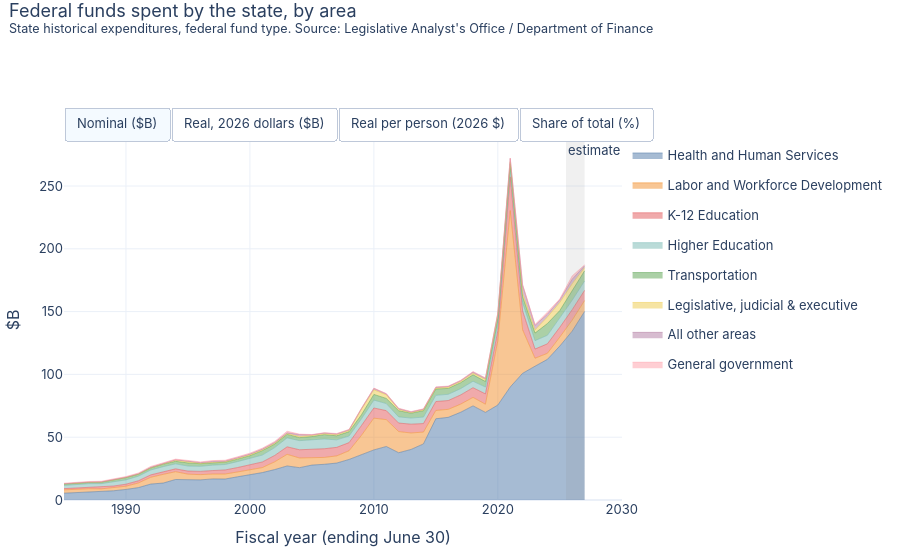
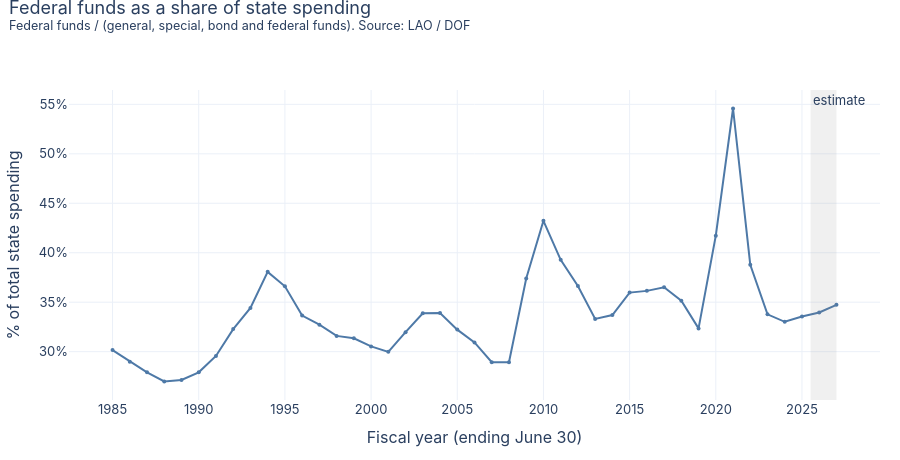
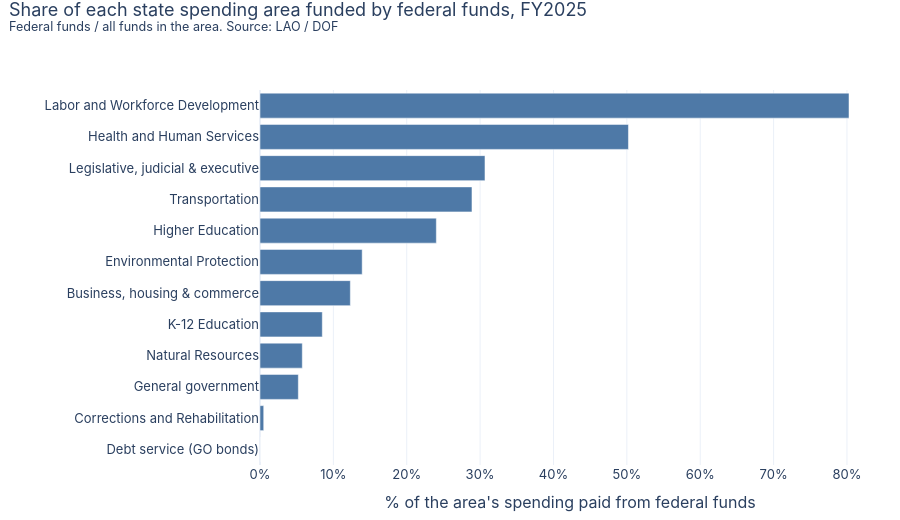

The notebook cell saved with these charts, in order:
### Markdown cell above
## Federal funds in the state budget
Federal money the state spends, by area (all years from the state's historical expenditure data). The estimate shading marks budget proposals.

### Code cell
e = pd.read_csv(PROCESSED / "state_expenditures.csv")
f = e[e.fund == "Federal Funds"].groupby(["fy", "area"], as_index=False).amount_k.sum()
top = f.groupby("area").amount_k.sum().sort_values(ascending=False)
keep = list(top.head(7).index)
f["area"] = f.area.where(f.area.isin(keep), "All other areas")
stacked_area_toggle(add_views(f.groupby(["fy", "area"], as_index=False).amount_k.sum()), "area", "Federal funds spent by the state, by area",
                    "State historical expenditures, federal fund type. Source: Legislative Analyst's Office / Department of Finance").show()
tot = e.groupby(["fy", "fund"]).amount_k.sum().unstack()
share = (tot["Federal Funds"] / tot.sum(axis=1) * 100)
fig = go.Figure(go.Scatter(x=share.index, y=share, mode="lines+markers", line=dict(color=PALETTE[0]), marker=dict(size=4), hovertemplate="%{y:.1f}%"))
fig.update_layout(yaxis_title="% of total state spending", yaxis_ticksuffix="%", xaxis_title="Fiscal year (ending June 30)", showlegend=False)
base_layout(fig, "Federal funds as a share of state spending", "Federal funds / (general, special, bond and federal funds). Source: LAO / DOF", height=460)
fig.add_vrect(x0=LAST_ACTUAL_FY + 0.5, x1=share.index.max(), fillcolor="grey", opacity=0.12, line_width=0, annotation_text="estimate", annotation_position="top left")
fig.show()
y = e[e.fy == LAST_ACTUAL_FY].pivot_table(index="area", columns="fund", values="amount_k", aggfunc="sum").fillna(0)
sh = (y["Federal Funds"] / y.sum(axis=1) * 100).sort_values()
fig = go.Figure(go.Bar(y=sh.index, x=sh, orientation="h", marker_color=PALETTE[0], hovertemplate="%{y}: %{x:.0f}%<extra></extra>"))
fig.update_layout(xaxis_title="% of the area's spending paid from federal funds", xaxis_ticksuffix="%", showlegend=False, hovermode="closest")
base_layout(fig, f"Share of each state spending area funded by federal funds, FY{LAST_ACTUAL_FY}", "Federal funds / all funds in the area. Source: LAO / DOF", height=520)
fig.update_layout(margin=dict(l=260, r=20, t=90, b=50))
fig.show()

### Figure 1 — Plotly figure (JSON) as saved in the notebook; plotly's stock layout.template omitted (floating-point values rounded to 4 significant figures)
{"data": [{"hovertemplate": "%{y:,.1f}", "legendgroup": "Health and Human Services", "line": {"color": "#4e79a7", "width": 0.5}, "mode": "lines", "name": "Health and Human Services", "showlegend": true, "stackgroup": "one", "type": "scatter", "visible": true, "x": [1985, 1986, 1987, 1988, 1989, 1990, 1991, 1992, 1993, 1994, 1995, 1996, 1997, 1998, 1999, 2000, 2001, 2002, 2003, 2004, 2005, 2006, 2007, 2008, 2009, 2010, 2011, 2012, 2013, 2014, 2015, 2016, 2017, 2018, 2019, 2020, 2021, 2022, 2023, 2024, 2025, 2026, 2027], "y": [5.411, 5.786, 6.297, 6.522, 7.337, 8.416, 9.855, 12.7, 13.48, 16.33, 16.08, 16.01, 16.77, 16.7, 18.46, 20.21, 21.82, 24.23, 27.12, 25.75, 27.79, 28.42, 29.41, 32.3, 36.15, 39.88, 42.61, 37.63, 40.24, 44.67, 64.68, 65.82, 69.84, 74.93, 69.77, 75.6, 89.95, 100.9, 106.5, 112.0, 122.6, 134.4, 150.1]}, {"hovertemplate": "%{y:,.1f}", "legendgroup": "Labor and Workforce Development", "line": {"color": "#f28e2b", "width": 0.5}, "mode": "lines", "name": "Labor and Workforce Development", "showlegend": true, "stackgroup": "one", "type": "scatter", "visible": true, "x": [1985, 1986, 1987, 1988, 1989, 1990, 1991, 1992, 1993, 1994, 1995, 1996, 1997, 1998, 1999, 2000, 2001, 2002, 2003, 2004, 2005, 2006, 2007, 2008, 2009, 2010, 2011, 2012, 2013, 2014, 2015, 2016, 2017, 2018, 2019, 2020, 2021, 2022, 2023, 2024, 2025, 2026, 2027], "y": [2.659, 2.745, 2.687, 2.328, 2.328, 2.551, 3.708, 5.408, 6.911, 6.194, 4.495, 4.18, 3.904, 3.976, 3.856, 3.827, 3.984, 6.205, 9.238, 7.721, 5.823, 5.493, 5.691, 6.941, 15.34, 25.29, 21.39, 16.85, 13.12, 9.414, 6.617, 6.372, 6.466, 6.762, 6.509, 51.16, 140.5, 34.63, 6.36, 4.814, 7.141, 8.779, 8.748]}, {"hovertemplate": "%{y:,.1f}", "legendgroup": "K-12 Education", "line": {"color": "#e15759", "width": 0.5}, "mode": "lines", "name": "K-12 Education", "showlegend": true, "stackgroup": "one", "type": "scatter", "visible": true, "x": [1985, 1986, 1987, 1988, 1989, 1990, 1991, 1992, 1993, 1994, 1995, 1996, 1997, 1998, 1999, 2000, 2001, 2002, 2003, 2004, 2005, 2006, 2007, 2008, 2009, 2010, 2011, 2012, 2013, 2014, 2015, 2016, 2017, 2018, 2019, 2020, 2021, 2022, 2023, 2024, 2025, 2026, 2027], "y": [0.9915, 1.059, 1.146, 1.261, 1.469, 1.616, 1.749, 1.922, 2.101, 2.28, 2.449, 2.591, 2.761, 3.256, 3.511, 4.132, 4.476, 5.046, 5.986, 6.516, 6.801, 6.906, 6.802, 6.459, 7.807, 8.108, 7.178, 6.785, 7.004, 6.768, 7.099, 6.998, 7.343, 7.721, 8.232, 7.925, 26.86, 15.04, 7.314, 7.53, 7.794, 8.284, 8.069]}, {"hovertemplate": "%{y:,.1f}", "legendgroup": "Higher Education", "line": {"color": "#76b7b2", "width": 0.5}, "mode": "lines", "name": "Higher Education", "showlegend": true, "stackgroup": "one", "type": "scatter", "visible": true, "x": [1985, 1986, 1987, 1988, 1989, 1990, 1991, 1992, 1993, 1994, 1995, 1996, 1997, 1998, 1999, 2000, 2001, 2002, 2003, 2004, 2005, 2006, 2007, 2008, 2009, 2010, 2011, 2012, 2013, 2014, 2015, 2016, 2017, 2018, 2019, 2020, 2021, 2022, 2023, 2024, 2025, 2026, 2027], "y": [2.52, 2.722, 2.86, 2.916, 3.25, 3.421, 3.632, 3.864, 4.035, 3.965, 4.0, 4.024, 4.317, 4.31, 4.711, 5.016, 5.467, 6.251, 7.106, 7.269, 7.476, 7.77, 5.979, 5.263, 5.313, 6.237, 5.585, 4.908, 4.868, 5.16, 4.907, 4.963, 5.001, 5.134, 5.406, 5.811, 6.502, 6.585, 6.701, 6.814, 7.502, 7.53, 7.466]}, {"hovertemplate": "%{y:,.1f}", "legendgroup": "Transportation", "line": {"color": "#59a14f", "width": 0.5}, "mode": "lines", "name": "Transportation", "showlegend": true, "stackgroup": "one", "type": "scatter", "visible": true, "x": [1985, 1986, 1987, 1988, 1989, 1990, 1991, 1992, 1993, 1994, 1995, 1996, 1997, 1998, 1999, 2000, 2001, 2002, 2003, 2004, 2005, 2006, 2007, 2008, 2009, 2010, 2011, 2012, 2013, 2014, 2015, 2016, 2017, 2018, 2019, 2020, 2021, 2022, 2023, 2024, 2025, 2026, 2027], "y": [1.166, 1.177, 1.015, 1.157, 1.475, 1.782, 1.543, 1.571, 1.985, 2.024, 2.452, 2.099, 1.808, 1.831, 1.968, 2.1, 3.517, 2.796, 2.801, 2.398, 2.61, 3.415, 3.236, 3.376, 3.268, 4.526, 4.099, 4.873, 3.886, 5.082, 5.085, 4.671, 4.716, 5.093, 4.433, 4.365, 3.99, 4.805, 6.01, 9.334, 5.831, 7.856, 8.088]}, {"hovertemplate": "%{y:,.1f}", "legendgroup": "Legislative, judicial & executive", "line": {"color": "#edc948", "width": 0.5}, "mode": "lines", "name": "Legislative, judicial & executive", "showlegend": true, "stackgroup": "one", "type": "scatter", "visible": true, "x": [1985, 1986, 1987, 1988, 1989, 1990, 1991, 1992, 1993, 1994, 1995, 1996, 1997, 1998, 1999, 2000, 2001, 2002, 2003, 2004, 2005, 2006, 2007, 2008, 2009, 2010, 2011, 2012, 2013, 2014, 2015, 2016, 2017, 2018, 2019, 2020, 2021, 2022, 2023, 2024, 2025, 2026, 2027], "y": [0.06333, 0.06003, 0.03929, 0.0432, 0.03962, 0.1355, 0.1157, 0.203, 0.1585, 0.8063, 1.022, 0.3719, 0.392, 0.3562, 0.5789, 0.66, 0.596, 0.629, 0.6437, 0.9857, 0.8465, 0.8352, 0.8475, 1.002, 4.464, 3.685, 2.875, 1.027, 0.4197, 0.6927, 0.7068, 0.9049, 0.9874, 1.242, 1.642, 2.927, 1.507, 2.451, 2.512, 5.25, 6.442, 5.23, 2.545]}, {"hovertemplate": "%{y:,.1f}", "legendgroup": "All other areas", "line": {"color": "#b07aa1", "width": 0.5}, "mode": "lines", "name": "All other areas", "showlegend": true, "stackgroup": "one", "type": "scatter", "visible": true, "x": [1985, 1986, 1987, 1988, 1989, 1990, 1991, 1992, 1993, 1994, 1995, 1996, 1997, 1998, 1999, 2000, 2001, 2002, 2003, 2004, 2005, 2006, 2007, 2008, 2009, 2010, 2011, 2012, 2013, 2014, 2015, 2016, 2017, 2018, 2019, 2020, 2021, 2022, 2023, 2024, 2025, 2026, 2027], "y": [0.0986, 0.09767, 0.1696, 0.1697, 0.1221, 0.1509, 0.2306, 0.3369, 0.3175, 0.338, 0.3917, 0.4259, 0.7582, 0.5789, 0.5847, 0.5933, 0.6524, 0.6539, 0.5663, 1.481, 0.5378, 0.5145, 0.6289, 0.5621, 0.5124, 1.086, 0.7549, 0.5947, 0.5627, 0.503, 0.6554, 0.6459, 0.6384, 0.9671, 0.8399, 0.8253, 2.592, 6.563, 3.6, 2.222, 2.023, 3.665, 1.49]}, {"hovertemplate": "%{y:,.1f}", "legendgroup": "General government", "line": {"color": "#ff9da7", "width": 0.5}, "mode": "lines", "name": "General government", "showlegend": true, "stackgroup": "one", "type": "scatter", "visible": true, "x": [1985, 1986, 1987, 1988, 1989, 1990, 1991, 1992, 1993, 1994, 1995, 1996, 1997, 1998, 1999, 2000, 2001, 2002, 2003, 2004, 2005, 2006, 2007, 2008, 2009, 2010, 2011, 2012, 2013, 2014, 2015, 2016, 2017, 2018, 2019, 2020, 2021, 2022, 2023, 2024, 2025, 2026, 2027], "y": [0.462, 0.6326, 0.5315, 0.5533, 0.6053, 0.5861, 0.6491, 0.72, 0.5933, 0.6188, 0.6071, 0.6338, 0.6726, 0.6371, 0.703, 0.7665, 0.7572, 0.8122, 1.275, 0.3032, 0.2328, 0.2155, 0.3441, 0.313, 0.237, 0.2794, 0.2768, 0.3891, 0.3297, 0.2939, 0.3003, 0.3184, 0.3056, 0.3866, 0.3759, 0.3866, 0.3622, 0.6121, 0.7333, 1.536, 0.7899, 2.63, 0.698]}, {"hovertemplate": "%{y:,.1f}", "legendgroup": "Health and Human Services", "line": {"color": "#4e79a7", "width": 0.5}, "mode": "lines", "name": "Health and Human Services", "showlegend": false, "stackgroup": "one", "type": "scatter", "visible": false, "x": [1985, 1986, 1987, 1988, 1989, 1990, 1991, 1992, 1993, 1994, 1995, 1996, 1997, 1998, 1999, 2000, 2001, 2002, 2003, 2004, 2005, 2006, 2007, 2008, 2009, 2010, 2011, 2012, 2013, 2014, 2015, 2016, 2017, 2018, 2019, 2020, 2021, 2022, 2023, 2024, 2025, 2026, 2027], "y": [16.76, 17.41, 18.54, 18.45, 19.84, 21.72, 24.11, 30.11, 31.0, 36.58, 35.03, 33.96, 34.58, 33.83, 36.76, 39.11, 40.84, 44.55, 48.79, 45.33, 47.5, 46.81, 47.2, 49.99, 55.18, 60.28, 63.15, 54.19, 56.98, 62.28, 89.54, 90.51, 94.29, 98.94, 90.26, 96.28, 112.0, 117.2, 116.5, 118.5, 126.4, 134.4, 150.1]}, {"hovertemplate": "%{y:,.1f}", "legendgroup": "Labor and Workforce Development", "line": {"color": "#f28e2b", "width": 0.5}, "mode": "lines", "name": "Labor and Workforce Development", "showlegend": false, "stackgroup": "one", "type": "scatter", "visible": false, "x": [1985, 1986, 1987, 1988, 1989, 1990, 1991, 1992, 1993, 1994, 1995, 1996, 1997, 1998, 1999, 2000, 2001, 2002, 2003, 2004, 2005, 2006, 2007, 2008, 2009, 2010, 2011, 2012, 2013, 2014, 2015, 2016, 2017, 2018, 2019, 2020, 2021, 2022, 2023, 2024, 2025, 2026, 2027], "y": [8.234, 8.262, 7.912, 6.584, 6.297, 6.585, 9.074, 12.82, 15.89, 13.88, 9.791, 8.864, 8.051, 8.054, 7.679, 7.406, 7.457, 11.41, 16.62, 13.59, 9.953, 9.046, 9.135, 10.74, 23.42, 38.22, 31.7, 24.26, 18.57, 13.13, 9.161, 8.764, 8.73, 8.93, 8.42, 65.15, 175.0, 40.23, 6.954, 5.095, 7.363, 8.779, 8.748]}, {"hovertemplate": "%{y:,.1f}", "legendgroup": "K-12 Education", "line": {"color": "#e15759", "width": 0.5}, "mode": "lines", "name": "K-12 Education", "showlegend": false, "stackgroup": "one", "type": "scatter", "visible": false, "x": [1985, 1986, 1987, 1988, 1989, 1990, 1991, 1992, 1993, 1994, 1995, 1996, 1997, 1998, 1999, 2000, 2001, 2002, 2003, 2004, 2005, 2006, 2007, 2008, 2009, 2010, 2011, 2012, 2013, 2014, 2015, 2016, 2017, 2018, 2019, 2020, 2021, 2022, 2023, 2024, 2025, 2026, 2027], "y": [3.071, 3.187, 3.375, 3.566, 3.972, 4.17, 4.279, 4.556, 4.831, 5.108, 5.335, 5.494, 5.692, 6.595, 6.99, 7.997, 8.377, 9.279, 10.77, 11.47, 11.62, 11.37, 10.92, 9.997, 11.92, 12.26, 10.64, 9.77, 9.918, 9.437, 9.828, 9.625, 9.914, 10.2, 10.65, 10.09, 33.45, 17.47, 7.997, 7.97, 8.037, 8.284, 8.069]}, {"hovertemplate": "%{y:,.1f}", "legendgroup": "Higher Education", "line": {"color": "#76b7b2", "width": 0.5}, "mode": "lines", "name": "Higher Education", "showlegend": false, "stackgroup": "one", "type": "scatter", "visible": false, "x": [1985, 1986, 1987, 1988, 1989, 1990, 1991, 1992, 1993, 1994, 1995, 1996, 1997, 1998, 1999, 2000, 2001, 2002, 2003, 2004, 2005, 2006, 2007, 2008, 2009, 2010, 2011, 2012, 2013, 2014, 2015, 2016, 2017, 2018, 2019, 2020, 2021, 2022, 2023, 2024, 2025, 2026, 2027], "y": [7.804, 8.193, 8.422, 8.248, 8.789, 8.83, 8.887, 9.161, 9.279, 8.883, 8.714, 8.533, 8.901, 8.73, 9.38, 9.707, 10.23, 11.5, 12.79, 12.8, 12.78, 12.8, 9.598, 8.146, 8.109, 9.428, 8.277, 7.067, 6.894, 7.195, 6.793, 6.825, 6.753, 6.78, 6.993, 7.4, 8.095, 7.651, 7.327, 7.211, 7.736, 7.53, 7.466]}, {"hovertemplate": "%{y:,.1f}", "legendgroup": "Transportation", "line": {"color": "#59a14f", "width": 0.5}, "mode": "lines", "name": "Transportation", "showlegend": false, "stackgroup": "one", "type": "scatter", "visible": false, "x": [1985, 1986, 1987, 1988, 1989, 1990, 1991, 1992, 1993, 1994, 1995, 1996, 1997, 1998, 1999, 2000, 2001, 2002, 2003, 2004, 2005, 2006, 2007, 2008, 2009, 2010, 2011, 2012, 2013, 2014, 2015, 2016, 2017, 2018, 2019, 2020, 2021, 2022, 2023, 2024, 2025, 2026, 2027], "y": [3.611, 3.542, 2.989, 3.271, 3.989, 4.598, 3.775, 3.725, 4.563, 4.534, 5.342, 4.45, 3.728, 3.708, 3.918, 4.065, 6.581, 5.143, 5.04, 4.222, 4.461, 5.624, 5.194, 5.226, 4.988, 6.841, 6.075, 7.017, 5.503, 7.086, 7.04, 6.423, 6.367, 6.725, 5.735, 5.559, 4.967, 5.582, 6.572, 9.879, 6.013, 7.856, 8.088]}, {"hovertemplate": "%{y:,.1f}", "legendgroup": "Legislative, judicial & executive", "line": {"color": "#edc948", "width": 0.5}, "mode": "lines", "name": "Legislative, judicial & executive", "showlegend": false, "stackgroup": "one", "type": "scatter", "visible": false, "x": [1985, 1986, 1987, 1988, 1989, 1990, 1991, 1992, 1993, 1994, 1995, 1996, 1997, 1998, 1999, 2000, 2001, 2002, 2003, 2004, 2005, 2006, 2007, 2008, 2009, 2010, 2011, 2012, 2013, 2014, 2015, 2016, 2017, 2018, 2019, 2020, 2021, 2022, 2023, 2024, 2025, 2026, 2027], "y": [0.1961, 0.1806, 0.1157, 0.1222, 0.1072, 0.3498, 0.283, 0.4813, 0.3645, 1.806, 2.227, 0.7886, 0.8083, 0.7216, 1.153, 1.277, 1.115, 1.157, 1.158, 1.735, 1.447, 1.376, 1.36, 1.551, 6.814, 5.571, 4.262, 1.479, 0.5943, 0.9659, 0.9785, 1.245, 1.333, 1.64, 2.125, 3.727, 1.877, 2.847, 2.746, 5.557, 6.643, 5.23, 2.545]}, {"hovertemplate": "%{y:,.1f}", "legendgroup": "All other areas", "line": {"color": "#b07aa1", "width": 0.5}, "mode": "lines", "name": "All other areas", "showlegend": false, "stackgroup": "one", "type": "scatter", "visible": false, "x": [1985, 1986, 1987, 1988, 1989, 1990, 1991, 1992, 1993, 1994, 1995, 1996, 1997, 1998, 1999, 2000, 2001, 2002, 2003, 2004, 2005, 2006, 2007, 2008, 2009, 2010, 2011, 2012, 2013, 2014, 2015, 2016, 2017, 2018, 2019, 2020, 2021, 2022, 2023, 2024, 2025, 2026, 2027], "y": [0.3054, 0.2939, 0.4995, 0.48, 0.3302, 0.3894, 0.5643, 0.7989, 0.7299, 0.7574, 0.8532, 0.9032, 1.563, 1.173, 1.164, 1.148, 1.221, 1.202, 1.019, 2.606, 0.9192, 0.8474, 1.01, 0.87, 0.7822, 1.642, 1.119, 0.8563, 0.7968, 0.7013, 0.9074, 0.8883, 0.862, 1.277, 1.087, 1.051, 3.228, 7.625, 3.936, 2.352, 2.086, 3.665, 1.49]}, {"hovertemplate": "%{y:,.1f}", "legendgroup": "General government", "line": {"color": "#ff9da7", "width": 0.5}, "mode": "lines", "name": "General government", "showlegend": false, "stackgroup": "one", "type": "scatter", "visible": false, "x": [1985, 1986, 1987, 1988, 1989, 1990, 1991, 1992, 1993, 1994, 1995, 1996, 1997, 1998, 1999, 2000, 2001, 2002, 2003, 2004, 2005, 2006, 2007, 2008, 2009, 2010, 2011, 2012, 2013, 2014, 2015, 2016, 2017, 2018, 2019, 2020, 2021, 2022, 2023, 2024, 2025, 2026, 2027], "y": [1.431, 1.904, 1.565, 1.565, 1.637, 1.513, 1.588, 1.707, 1.364, 1.386, 1.323, 1.344, 1.387, 1.291, 1.4, 1.483, 1.417, 1.494, 2.295, 0.5338, 0.3979, 0.355, 0.5524, 0.4844, 0.3618, 0.4223, 0.4102, 0.5603, 0.4668, 0.4098, 0.4157, 0.4379, 0.4127, 0.5105, 0.4863, 0.4923, 0.451, 0.7111, 0.8018, 1.626, 0.8145, 2.63, 0.698]}, {"hovertemplate": "%{y:,.0f}", "legendgroup": "Health and Human Services", "line": {"color": "#4e79a7", "width": 0.5}, "mode": "lines", "name": "Health and Human Services", "showlegend": false, "stackgroup": "one", "type": "scatter", "visible": false, "x": [1985, 1986, 1987, 1988, 1989, 1990, 1991, 1992, 1993, 1994, 1995, 1996, 1997, 1998, 1999, 2000, 2001, 2002, 2003, 2004, 2005, 2006, 2007, 2008, 2009, 2010, 2011, 2012, 2013, 2014, 2015, 2016, 2017, 2018, 2019, 2020, 2021, 2022, 2023, 2024, 2025, 2026, 2027], "y": [641.0, 650.4, 675.8, 655.9, 688.0, 734.2, 799.0, 982.5, 999.5, 1171.0, 1115.0, 1073.0, 1081.0, 1043.0, 1117.0, 1165.0, 1193.0, 1285.0, 1392.0, 1280.0, 1331.0, 1303.0, 1306.0, 1372.0, 1500.0, 1623.0, 1685.0, 1434.0, 1496.0, 1621.0, 2311.0, 2319.0, 2403.0, 2512.0, 2289.0, 2438.0, 2847.0, 2994.0, 2974.0, 3018.0, 3211.0, 3416.0, 3814.0]}, {"hovertemplate": "%{y:,.0f}", "legendgroup": "Labor and Workforce Development", "line": {"color": "#f28e2b", "width": 0.5}, "mode": "lines", "name": "Labor and Workforce Development", "showlegend": false, "stackgroup": "one", "type": "scatter", "visible": false, "x": [1985, 1986, 1987, 1988, 1989, 1990, 1991, 1992, 1993, 1994, 1995, 1996, 1997, 1998, 1999, 2000, 2001, 2002, 2003, 2004, 2005, 2006, 2007, 2008, 2009, 2010, 2011, 2012, 2013, 2014, 2015, 2016, 2017, 2018, 2019, 2020, 2021, 2022, 2023, 2024, 2025, 2026, 2027], "y": [315.0, 308.6, 288.3, 234.1, 218.3, 222.6, 300.6, 418.4, 512.4, 444.3, 311.8, 280.2, 251.6, 248.2, 233.3, 220.6, 217.8, 329.1, 474.1, 383.8, 278.8, 251.8, 252.8, 294.9, 636.7, 1029.0, 845.9, 642.1, 487.5, 341.7, 236.4, 224.6, 222.5, 226.7, 213.5, 1650.0, 4447.0, 1028.0, 177.6, 129.7, 187.1, 223.1, 222.3]}, {"hovertemplate": "%{y:,.0f}", "legendgroup": "K-12 Education", "line": {"color": "#e15759", "width": 0.5}, "mode": "lines", "name": "K-12 Education", "showlegend": false, "stackgroup": "one", "type": "scatter", "visible": false, "x": [1985, 1986, 1987, 1988, 1989, 1990, 1991, 1992, 1993, 1994, 1995, 1996, 1997, 1998, 1999, 2000, 2001, 2002, 2003, 2004, 2005, 2006, 2007, 2008, 2009, 2010, 2011, 2012, 2013, 2014, 2015, 2016, 2017, 2018, 2019, 2020, 2021, 2022, 2023, 2024, 2025, 2026, 2027], "y": [117.5, 119.0, 123.0, 126.8, 137.7, 140.9, 141.8, 148.7, 155.8, 163.5, 169.9, 173.7, 177.9, 203.2, 212.4, 238.2, 244.7, 267.6, 307.2, 323.9, 325.6, 316.6, 302.2, 274.4, 324.0, 330.0, 283.9, 258.5, 260.3, 245.6, 253.7, 246.6, 252.6, 258.8, 270.0, 255.6, 850.2, 446.3, 204.3, 202.9, 204.2, 210.5, 205.0]}, {"hovertemplate": "%{y:,.0f}", "legendgroup": "Higher Education", "line": {"color": "#76b7b2", "width": 0.5}, "mode": "lines", "name": "Higher Education", "showlegend": false, "stackgroup": "one", "type": "scatter", "visible": false, "x": [1985, 1986, 1987, 1988, 1989, 1990, 1991, 1992, 1993, 1994, 1995, 1996, 1997, 1998, 1999, 2000, 2001, 2002, 2003, 2004, 2005, 2006, 2007, 2008, 2009, 2010, 2011, 2012, 2013, 2014, 2015, 2016, 2017, 2018, 2019, 2020, 2021, 2022, 2023, 2024, 2025, 2026, 2027], "y": [298.5, 306.0, 306.9, 293.3, 304.7, 298.5, 294.5, 298.9, 299.2, 284.4, 277.5, 269.7, 278.2, 269.0, 285.0, 289.2, 298.9, 331.5, 364.6, 361.3, 357.9, 356.2, 265.6, 223.6, 220.5, 253.8, 220.9, 187.0, 180.9, 187.3, 175.3, 174.9, 172.1, 172.1, 177.3, 187.4, 205.8, 195.5, 187.1, 183.6, 196.5, 191.3, 189.7]}, {"hovertemplate": "%{y:,.0f}", "legendgroup": "Transportation", "line": {"color": "#59a14f", "width": 0.5}, "mode": "lines", "name": "Transportation", "showlegend": false, "stackgroup": "one", "type": "scatter", "visible": false, "x": [1985, 1986, 1987, 1988, 1989, 1990, 1991, 1992, 1993, 1994, 1995, 1996, 1997, 1998, 1999, 2000, 2001, 2002, 2003, 2004, 2005, 2006, 2007, 2008, 2009, 2010, 2011, 2012, 2013, 2014, 2015, 2016, 2017, 2018, 2019, 2020, 2021, 2022, 2023, 2024, 2025, 2026, 2027], "y": [138.1, 132.3, 108.9, 116.3, 138.3, 155.4, 125.1, 121.5, 147.1, 145.2, 170.1, 140.7, 116.5, 114.3, 119.0, 121.1, 192.3, 148.3, 143.8, 119.2, 125.0, 156.5, 143.7, 143.5, 135.6, 184.2, 162.1, 185.7, 144.4, 184.4, 181.7, 164.6, 162.2, 170.7, 145.4, 140.8, 126.3, 142.6, 167.8, 251.5, 152.8, 199.6, 205.5]}, {"hovertemplate": "%{y:,.0f}", "legendgroup": "Legislative, judicial & executive", "line": {"color": "#edc948", "width": 0.5}, "mode": "lines", "name": "Legislative, judicial & executive", "showlegend": false, "stackgroup": "one", "type": "scatter", "visible": false, "x": [1985, 1986, 1987, 1988, 1989, 1990, 1991, 1992, 1993, 1994, 1995, 1996, 1997, 1998, 1999, 2000, 2001, 2002, 2003, 2004, 2005, 2006, 2007, 2008, 2009, 2010, 2011, 2012, 2013, 2014, 2015, 2016, 2017, 2018, 2019, 2020, 2021, 2022, 2023, 2024, 2025, 2026, 2027], "y": [7.502, 6.748, 4.216, 4.345, 3.716, 11.82, 9.377, 15.71, 11.75, 57.84, 70.92, 24.93, 25.26, 22.24, 35.02, 38.05, 32.58, 33.36, 33.03, 49.0, 40.52, 38.29, 37.65, 42.58, 185.2, 150.0, 113.7, 39.13, 15.6, 25.14, 25.25, 31.89, 33.97, 41.64, 53.87, 94.4, 47.7, 72.75, 70.15, 141.5, 168.8, 132.9, 64.67]}, {"hovertemplate": "%{y:,.0f}", "legendgroup": "All other areas", "line": {"color": "#b07aa1", "width": 0.5}, "mode": "lines", "name": "All other areas", "showlegend": false, "stackgroup": "one", "type": "scatter", "visible": false, "x": [1985, 1986, 1987, 1988, 1989, 1990, 1991, 1992, 1993, 1994, 1995, 1996, 1997, 1998, 1999, 2000, 2001, 2002, 2003, 2004, 2005, 2006, 2007, 2008, 2009, 2010, 2011, 2012, 2013, 2014, 2015, 2016, 2017, 2018, 2019, 2020, 2021, 2022, 2023, 2024, 2025, 2026, 2027], "y": [11.68, 10.98, 18.2, 17.07, 11.45, 13.16, 18.69, 26.07, 23.54, 24.25, 27.17, 28.55, 48.86, 36.14, 35.37, 34.21, 35.67, 34.68, 29.06, 73.6, 25.75, 23.59, 27.94, 23.88, 21.26, 44.22, 29.85, 22.66, 20.91, 18.25, 23.42, 22.76, 21.96, 32.42, 27.55, 26.62, 82.05, 194.8, 100.5, 59.88, 52.99, 93.13, 37.86]}, {"hovertemplate": "%{y:,.0f}", "legendgroup": "General government", "line": {"color": "#ff9da7", "width": 0.5}, "mode": "lines", "name": "General government", "showlegend": false, "stackgroup": "one", "type": "scatter", "visible": false, "x": [1985, 1986, 1987, 1988, 1989, 1990, 1991, 1992, 1993, 1994, 1995, 1996, 1997, 1998, 1999, 2000, 2001, 2002, 2003, 2004, 2005, 2006, 2007, 2008, 2009, 2010, 2011, 2012, 2013, 2014, 2015, 2016, 2017, 2018, 2019, 2020, 2021, 2022, 2023, 2024, 2025, 2026, 2027], "y": [54.72, 71.11, 57.04, 55.65, 56.76, 51.13, 52.62, 55.71, 43.99, 44.39, 42.11, 42.48, 43.34, 39.77, 42.53, 44.19, 41.39, 43.08, 65.45, 15.07, 11.15, 9.881, 15.29, 13.3, 9.835, 11.37, 10.95, 14.83, 12.25, 10.67, 10.73, 11.22, 10.52, 12.96, 12.33, 12.47, 11.46, 18.17, 20.48, 41.41, 20.69, 66.81, 17.74]}, {"hovertemplate": "%{y:.1f}", "legendgroup": "Health and Human Services", "line": {"color": "#4e79a7", "width": 0.5}, "mode": "lines", "name": "Health and Human Services", "showlegend": false, "stackgroup": "one", "type": "scatter", "visible": false, "x": [1985, 1986, 1987, 1988, 1989, 1990, 1991, 1992, 1993, 1994, 1995, 1996, 1997, 1998, 1999, 2000, 2001, 2002, 2003, 2004, 2005, 2006, 2007, 2008, 2009, 2010, 2011, 2012, 2013, 2014, 2015, 2016, 2017, 2018, 2019, 2020, 2021, 2022, 2023, 2024, 2025, 2026, 2027], "y": [40.47, 40.52, 42.71, 43.63, 44.13, 45.1, 45.87, 47.52, 45.57, 50.16, 51.05, 52.78, 53.44, 52.78, 53.71, 54.17, 52.87, 51.97, 49.54, 49.12, 53.33, 53.05, 55.55, 57.45, 49.46, 44.77, 50.26, 51.51, 57.14, 61.54, 71.83, 72.57, 73.29, 73.29, 71.77, 50.74, 33.04, 58.79, 76.22, 74.91, 76.56, 75.35, 80.18]}, {"hovertemplate": "%{y:.1f}", "legendgroup": "Labor and Workforce Development", "line": {"color": "#f28e2b", "width": 0.5}, "mode": "lines", "name": "Labor and Workforce Development", "showlegend": false, "stackgroup": "one", "type": "scatter", "visible": false, "x": [1985, 1986, 1987, 1988, 1989, 1990, 1991, 1992, 1993, 1994, 1995, 1996, 1997, 1998, 1999, 2000, 2001, 2002, 2003, 2004, 2005, 2006, 2007, 2008, 2009, 2010, 2011, 2012, 2013, 2014, 2015, 2016, 2017, 2018, 2019, 2020, 2021, 2022, 2023, 2024, 2025, 2026, 2027], "y": [19.89, 19.22, 18.22, 15.57, 14.01, 13.67, 17.26, 20.24, 23.36, 19.03, 14.27, 13.78, 12.44, 12.56, 11.22, 10.26, 9.654, 13.31, 16.88, 14.73, 11.17, 10.25, 10.75, 12.35, 20.99, 28.38, 25.24, 23.06, 18.62, 12.97, 7.348, 7.027, 6.785, 6.615, 6.696, 34.34, 51.61, 20.19, 4.551, 3.22, 4.46, 4.921, 4.673]}, {"hovertemplate": "%{y:.1f}", "legendgroup": "K-12 Education", "line": {"color": "#e15759", "width": 0.5}, "mode": "lines", "name": "K-12 Education", "showlegend": false, "stackgroup": "one", "type": "scatter", "visible": false, "x": [1985, 1986, 1987, 1988, 1989, 1990, 1991, 1992, 1993, 1994, 1995, 1996, 1997, 1998, 1999, 2000, 2001, 2002, 2003, 2004, 2005, 2006, 2007, 2008, 2009, 2010, 2011, 2012, 2013, 2014, 2015, 2016, 2017, 2018, 2019, 2020, 2021, 2022, 2023, 2024, 2025, 2026, 2027], "y": [7.415, 7.416, 7.772, 8.433, 8.834, 8.659, 8.141, 7.191, 7.102, 7.003, 7.775, 8.539, 8.796, 10.29, 10.21, 11.08, 10.85, 10.82, 10.94, 12.43, 13.05, 12.89, 12.85, 11.49, 10.68, 9.101, 8.468, 9.287, 9.945, 9.325, 7.884, 7.717, 7.705, 7.552, 8.469, 5.319, 9.866, 8.765, 5.234, 5.037, 4.869, 4.643, 4.311]}, {"hovertemplate": "%{y:.1f}", "legendgroup": "Higher Education", "line": {"color": "#76b7b2", "width": 0.5}, "mode": "lines", "name": "Higher Education", "showlegend": false, "stackgroup": "one", "type": "scatter", "visible": false, "x": [1985, 1986, 1987, 1988, 1989, 1990, 1991, 1992, 1993, 1994, 1995, 1996, 1997, 1998, 1999, 2000, 2001, 2002, 2003, 2004, 2005, 2006, 2007, 2008, 2009, 2010, 2011, 2012, 2013, 2014, 2015, 2016, 2017, 2018, 2019, 2020, 2021, 2022, 2023, 2024, 2025, 2026, 2027], "y": [18.85, 19.06, 19.4, 19.51, 19.55, 18.34, 16.91, 14.46, 13.64, 12.18, 12.7, 13.26, 13.75, 13.62, 13.7, 13.45, 13.25, 13.41, 12.98, 13.87, 14.34, 14.51, 11.3, 9.363, 7.269, 7.001, 6.588, 6.718, 6.912, 7.109, 5.449, 5.472, 5.248, 5.022, 5.561, 3.9, 2.388, 3.839, 4.796, 4.558, 4.686, 4.221, 3.989]}, {"hovertemplate": "%{y:.1f}", "legendgroup": "Transportation", "line": {"color": "#59a14f", "width": 0.5}, "mode": "lines", "name": "Transportation", "showlegend": false, "stackgroup": "one", "type": "scatter", "visible": false, "x": [1985, 1986, 1987, 1988, 1989, 1990, 1991, 1992, 1993, 1994, 1995, 1996, 1997, 1998, 1999, 2000, 2001, 2002, 2003, 2004, 2005, 2006, 2007, 2008, 2009, 2010, 2011, 2012, 2013, 2014, 2015, 2016, 2017, 2018, 2019, 2020, 2021, 2022, 2023, 2024, 2025, 2026, 2027], "y": [8.72, 8.241, 6.883, 7.737, 8.872, 9.549, 7.182, 5.879, 6.708, 6.217, 7.786, 6.917, 5.761, 5.784, 5.724, 5.631, 8.521, 5.998, 5.118, 4.575, 5.008, 6.374, 6.113, 6.007, 4.471, 5.08, 4.835, 6.67, 5.518, 7.002, 5.647, 5.15, 4.949, 4.981, 4.561, 2.93, 1.465, 2.801, 4.301, 6.244, 3.642, 4.403, 4.321]}, {"hovertemplate": "%{y:.1f}", "legendgroup": "Legislative, judicial & executive", "line": {"color": "#edc948", "width": 0.5}, "mode": "lines", "name": "Legislative, judicial & executive", "showlegend": false, "stackgroup": "one", "type": "scatter", "visible": false, "x": [1985, 1986, 1987, 1988, 1989, 1990, 1991, 1992, 1993, 1994, 1995, 1996, 1997, 1998, 1999, 2000, 2001, 2002, 2003, 2004, 2005, 2006, 2007, 2008, 2009, 2010, 2011, 2012, 2013, 2014, 2015, 2016, 2017, 2018, 2019, 2020, 2021, 2022, 2023, 2024, 2025, 2026, 2027], "y": [0.4736, 0.4204, 0.2664, 0.289, 0.2383, 0.7264, 0.5384, 0.7596, 0.5359, 2.477, 3.246, 1.226, 1.249, 1.126, 1.684, 1.769, 1.444, 1.349, 1.176, 1.88, 1.624, 1.559, 1.601, 1.783, 6.108, 4.137, 3.392, 1.406, 0.5959, 0.9544, 0.7849, 0.9978, 1.036, 1.215, 1.69, 1.964, 0.5535, 1.429, 1.797, 3.512, 4.024, 2.931, 1.36]}, {"hovertemplate": "%{y:.1f}", "legendgroup": "All other areas", "line": {"color": "#b07aa1", "width": 0.5}, "mode": "lines", "name": "All other areas", "showlegend": false, "stackgroup": "one", "type": "scatter", "visible": false, "x": [1985, 1986, 1987, 1988, 1989, 1990, 1991, 1992, 1993, 1994, 1995, 1996, 1997, 1998, 1999, 2000, 2001, 2002, 2003, 2004, 2005, 2006, 2007, 2008, 2009, 2010, 2011, 2012, 2013, 2014, 2015, 2016, 2017, 2018, 2019, 2020, 2021, 2022, 2023, 2024, 2025, 2026, 2027], "y": [0.7374, 0.6839, 1.15, 1.135, 0.7343, 0.8088, 1.073, 1.261, 1.073, 1.038, 1.244, 1.404, 2.416, 1.829, 1.701, 1.591, 1.581, 1.402, 1.035, 2.824, 1.032, 0.9605, 1.188, 1.0, 0.7011, 1.22, 0.8905, 0.814, 0.7989, 0.693, 0.7279, 0.7122, 0.6699, 0.9459, 0.8641, 0.5539, 0.9521, 3.826, 2.576, 1.486, 1.263, 2.054, 0.7961]}, {"hovertemplate": "%{y:.1f}", "legendgroup": "General government", "line": {"color": "#ff9da7", "width": 0.5}, "mode": "lines", "name": "General government", "showlegend": false, "stackgroup": "one", "type": "scatter", "visible": false, "x": [1985, 1986, 1987, 1988, 1989, 1990, 1991, 1992, 1993, 1994, 1995, 1996, 1997, 1998, 1999, 2000, 2001, 2002, 2003, 2004, 2005, 2006, 2007, 2008, 2009, 2010, 2011, 2012, 2013, 2014, 2015, 2016, 2017, 2018, 2019, 2020, 2021, 2022, 2023, 2024, 2025, 2026, 2027], "y": [3.455, 4.43, 3.605, 3.701, 3.641, 3.141, 3.021, 2.694, 2.006, 1.901, 1.928, 2.089, 2.143, 2.013, 2.045, 2.055, 1.835, 1.742, 2.33, 0.5785, 0.4467, 0.4024, 0.6501, 0.5568, 0.3243, 0.3136, 0.3265, 0.5326, 0.4681, 0.405, 0.3335, 0.3511, 0.3207, 0.3782, 0.3868, 0.2594, 0.133, 0.3568, 0.5247, 1.028, 0.4934, 1.474, 0.3729]}], "layout": {"annotations": [{"showarrow": false, "text": "estimate", "x": 2026.0, "xanchor": "left", "xref": "x", "y": 1, "yanchor": "top", "yref": "y domain"}], "font": {"family": "-apple-system, Segoe UI, sans-serif", "size": 13}, "height": 560, "hovermode": "x unified", "legend": {"orientation": "v", "x": 1.01}, "margin": {"b": 60, "l": 60, "r": 20, "t": 140}, "shapes": [{"fillcolor": "grey", "line": {"width": 0}, "opacity": 0.12, "type": "rect", "x0": 2026.0, "x1": 2027.0, "xref": "x", "y0": 0, "y1": 1, "yref": "y domain"}], "title": {"text": "Federal funds spent by the state, by area<br><sup>State historical expenditures, federal fund type. Source: Legislative Analyst's Office / Department of Finance</sup>", "x": 0.01, "y": 0.97, "yanchor": "top"}, "updatemenus": [{"buttons": [{"args": [{"showlegend": [true, true, true, true, true, true, true, true, false, false, false, false, false, false, false, false, false, false, false, false, false, false, false, false, false, false, false, false, false, false, false, false], "visible": [true, true, true, true, true, true, true, true, false, false, false, false, false, false, false, false, false, false, false, false, false, false, false, false, false, false, false, false, false, false, false, false]}, {"yaxis.title.text": "$B"}], "label": "Nominal ($B)", "method": "update"}, {"args": [{"showlegend": [false, false, false, false, false, false, false, false, true, true, true, true, true, true, true, true, false, false, false, false, false, false, false, false, false, false, false, false, false, false, false, false], "visible": [false, false, false, false, false, false, false, false, true, true, true, true, true, true, true, true, false, false, false, false, false, false, false, false, false, false, false, false, false, false, false, false]}, {"yaxis.title.text": "$B"}], "label": "Real, 2026 dollars ($B)", "method": "update"}, {"args": [{"showlegend": [false, false, false, false, false, false, false, false, false, false, false, false, false, false, false, false, true, true, true, true, true, true, true, true, false, false, false, false, false, false, false, false], "visible": [false, false, false, false, false, false, false, false, false, false, false, false, false, false, false, false, true, true, true, true, true, true, true, true, false, false, false, false, false, false, false, false]}, {"yaxis.title.text": "$ per person"}], "label": "Real per person (2026 $)", "method": "update"}, {"args": [{"showlegend": [false, false, false, false, false, false, false, false, false, false, false, false, false, false, false, false, false, false, false, false, false, false, false, false, true, true, true, true, true, true, true, true], "visible": [false, false, false, false, false, false, false, false, false, false, false, false, false, false, false, false, false, false, false, false, false, false, false, false, true, true, true, true, true, true, true, true]}, {"yaxis.title.text": "%"}], "label": "Share of total (%)", "method": "update"}], "direction": "right", "showactive": true, "type": "buttons", "x": 0, "xanchor": "left", "y": 1.0, "yanchor": "bottom"}], "xaxis": {"title": {"text": "Fiscal year (ending June 30)"}}, "yaxis": {"title": {"text": "$B"}}}}

### Figure 2 — Plotly figure (JSON) as saved in the notebook; plotly's stock layout.template omitted (floating-point values rounded to 4 significant figures)
{"data": [{"hovertemplate": "%{y:.1f}%", "line": {"color": "#4e79a7"}, "marker": {"size": 4}, "mode": "lines+markers", "type": "scatter", "x": [1985, 1986, 1987, 1988, 1989, 1990, 1991, 1992, 1993, 1994, 1995, 1996, 1997, 1998, 1999, 2000, 2001, 2002, 2003, 2004, 2005, 2006, 2007, 2008, 2009, 2010, 2011, 2012, 2013, 2014, 2015, 2016, 2017, 2018, 2019, 2020, 2021, 2022, 2023, 2024, 2025, 2026, 2027], "y": [30.16, 28.99, 27.91, 26.99, 27.14, 27.91, 29.57, 32.28, 34.42, 38.07, 36.61, 33.64, 32.73, 31.59, 31.36, 30.53, 29.98, 31.97, 33.89, 33.9, 32.23, 30.93, 28.94, 28.93, 37.39, 43.23, 39.29, 36.64, 33.31, 33.7, 35.97, 36.15, 36.52, 35.14, 32.35, 41.73, 54.58, 38.79, 33.77, 33.02, 33.55, 33.96, 34.74]}], "layout": {"annotations": [{"showarrow": false, "text": "estimate", "x": 2026.0, "xanchor": "left", "xref": "x", "y": 1, "yanchor": "top", "yref": "y domain"}], "font": {"family": "-apple-system, Segoe UI, sans-serif", "size": 13}, "height": 460, "hovermode": "x unified", "legend": {"orientation": "v", "x": 1.01}, "margin": {"b": 60, "l": 60, "r": 20, "t": 90}, "shapes": [{"fillcolor": "grey", "line": {"width": 0}, "opacity": 0.12, "type": "rect", "x0": 2026.0, "x1": 2027, "xref": "x", "y0": 0, "y1": 1, "yref": "y domain"}], "showlegend": false, "title": {"text": "Federal funds as a share of state spending<br><sup>Federal funds / (general, special, bond and federal funds). Source: LAO / DOF</sup>", "x": 0.01, "y": 0.97, "yanchor": "top"}, "xaxis": {"title": {"text": "Fiscal year (ending June 30)"}}, "yaxis": {"ticksuffix": "%", "title": {"text": "% of total state spending"}}}}

### Figure 3 — Plotly figure (JSON) as saved in the notebook; plotly's stock layout.template omitted (floating-point values rounded to 4 significant figures)
{"data": [{"hovertemplate": "%{y}: %{x:.0f}%<extra></extra>", "marker": {"color": "#4e79a7"}, "orientation": "h", "type": "bar", "x": [0.0, 0.505, 5.224, 5.764, 8.491, 12.31, 13.93, 24.03, 28.89, 30.66, 50.22, 80.28], "y": ["Debt service (GO bonds)", "Corrections and Rehabilitation", "General government", "Natural Resources", "K-12 Education", "Business, housing & commerce", "Environmental Protection", "Higher Education", "Transportation", "Legislative, judicial & executive", "Health and Human Services", "Labor and Workforce Development"]}], "layout": {"font": {"family": "-apple-system, Segoe UI, sans-serif", "size": 13}, "height": 520, "hovermode": "x unified", "legend": {"orientation": "v", "x": 1.01}, "margin": {"b": 50, "l": 260, "r": 20, "t": 90}, "showlegend": false, "title": {"text": "Share of each state spending area funded by federal funds, FY2025<br><sup>Federal funds / all funds in the area. Source: LAO / DOF</sup>", "x": 0.01, "y": 0.97, "yanchor": "top"}, "xaxis": {"ticksuffix": "%", "title": {"text": "% of the area's spending paid from federal funds"}}}}
